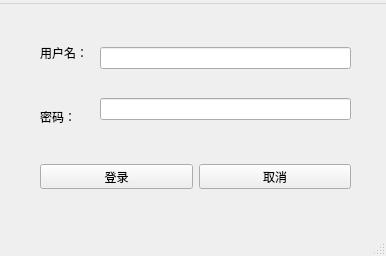
<?xml version="1.0" encoding="UTF-8"?>
<ui version="4.0">
 <class>MainWindow</class>
 <widget class="QMainWindow" name="MainWindow">
  <property name="geometry">
   <rect>
    <x>0</x>
    <y>0</y>
    <width>386</width>
    <height>256</height>
   </rect>
  </property>
  <property name="windowTitle">
   <string>登录</string>
  </property>
  <widget class="QWidget" name="centralwidget">
   <widget class="QWidget" name="">
    <property name="geometry">
     <rect>
      <x>100</x>
      <y>20</y>
      <width>251</width>
      <height>121</height>
     </rect>
    </property>
    <layout class="QVBoxLayout" name="verticalLayout">
     <item>
      <widget class="QLineEdit" name="User_lineEdit"/>
     </item>
     <item>
      <widget class="QLineEdit" name="Password_lineEdit">
       <property name="inputMask">
        <string/>
       </property>
       <property name="echoMode">
        <enum>QLineEdit::EchoMode::Password</enum>
       </property>
      </widget>
     </item>
    </layout>
   </widget>
   <widget class="QWidget" name="">
    <property name="geometry">
     <rect>
      <x>40</x>
      <y>20</y>
      <width>55</width>
      <height>121</height>
     </rect>
    </property>
    <layout class="QVBoxLayout" name="verticalLayout_2">
     <item>
      <widget class="QLabel" name="label">
       <property name="text">
        <string>用户名：</string>
       </property>
      </widget>
     </item>
     <item>
      <widget class="QLabel" name="label_2">
       <property name="text">
        <string>密码：</string>
       </property>
      </widget>
     </item>
    </layout>
   </widget>
   <widget class="QWidget" name="">
    <property name="geometry">
     <rect>
      <x>40</x>
      <y>160</y>
      <width>311</width>
      <height>25</height>
     </rect>
    </property>
    <layout class="QHBoxLayout" name="horizontalLayout">
     <item>
      <widget class="QPushButton" name="Login_PushButton">
       <property name="text">
        <string>登录</string>
       </property>
      </widget>
     </item>
     <item>
      <widget class="QPushButton" name="Cancel_PushButton">
       <property name="text">
        <string>取消</string>
       </property>
      </widget>
     </item>
    </layout>
   </widget>
  </widget>
  <widget class="QMenuBar" name="menubar">
   <property name="geometry">
    <rect>
     <x>0</x>
     <y>0</y>
     <width>386</width>
     <height>20</height>
    </rect>
   </property>
   <widget class="QMenu" name="menu_Qt">
    <property name="title">
     <string/>
    </property>
    <addaction name="separator"/>
   </widget>
   <addaction name="menu_Qt"/>
  </widget>
  <widget class="QStatusBar" name="statusbar"/>
 </widget>
 <resources/>
 <connections/>
</ui>
